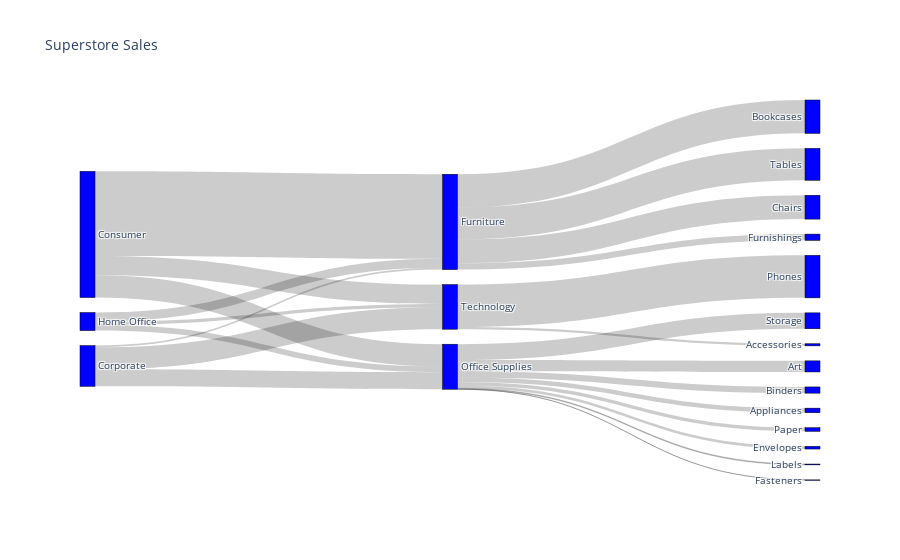

Write notebook code for a chart like this one.
### Code cell
sources = []
targets = []
values = []

for segment in segments:
    for category in categories:
        df1 = df.loc[df['Segment']==segment]
        df1 = df1.loc[df['Category']==category,'Sales'].sum()
        sources.append(labels.index(segment))
        targets.append(labels.index(category))
        values.append(df1)

for categorie in categories:
    for subcat in df["Sub-Category"].unique():
        df2 = df.loc[df['Category']==categorie]
        df2 = df2.loc[df['Sub-Category']==subcat,'Sales'].sum()
        sources.append(labels.index(categorie))
        targets.append(labels.index(subcat))
        values.append(df2)
        
fig = go.Figure(data=[go.Sankey(
    node = dict(
      pad = 15,
      thickness = 15,
      line = dict(color = "black", width = 0.5),
      label = labels,
      color = "blue"
    ),
    link = dict(
      source = sources,
      target = targets,
      value = values
  ))])

fig.update_layout(title_text="Superstore Sales", font_size=10)
fig.show()

### Figure 1 — Plotly figure (JSON) as saved in the notebook; plotly's stock layout.template omitted (floating-point values rounded to 4 significant figures)
{"data": [{"link": {"source": [0, 0, 0, 1, 1, 1, 2, 2, 2, 3, 3, 3, 3, 3, 3, 3, 3, 3, 3, 3, 3, 3, 3, 4, 4, 4, 4, 4, 4, 4, 4, 4, 4, 4, 4, 4, 4, 5, 5, 5, 5, 5, 5, 5, 5, 5, 5, 5, 5, 5, 5], "target": [3, 4, 5, 3, 4, 5, 3, 4, 5, 6, 7, 8, 9, 10, 11, 12, 13, 14, 15, 16, 17, 18, 19, 6, 7, 8, 9, 10, 11, 12, 13, 14, 15, 16, 17, 18, 19, 6, 7, 8, 9, 10, 11, 12, 13, 14, 15, 16, 17, 18, 19], "value": [9829.0, 2588.0, 2253.0, 200.6, 1972.0, 2562.0, 1054.0, 673.2, 371.2, 3878.0, 2772.0, 0, 3708.0, 0, 725.8, 0, 0, 0, 0, 0, 0, 0, 0, 0, 0, 95.96, 0, 1848.0, 0, 1287.0, 0, 722.4, 530.1, 417.7, 0, 317.6, 15.26, 0, 0, 0, 0, 0, 0, 0, 4941.0, 0, 0, 0, 245.5, 0, 0]}, "node": {"color": "blue", "label": ["Consumer", "Corporate", "Home Office", "Furniture", "Office Supplies", "Technology", "Bookcases", "Chairs", "Labels", "Tables", "Storage", "Furnishings", "Art", "Phones", "Binders", "Appliances", "Paper", "Accessories", "Envelopes", "Fasteners", "Supplies", "Machines", "Copiers"], "line": {"color": "black", "width": 0.5}, "pad": 15, "thickness": 15}, "type": "sankey"}], "layout": {"autosize": true, "font": {"size": 10}, "title": {"text": "Superstore Sales"}}}
